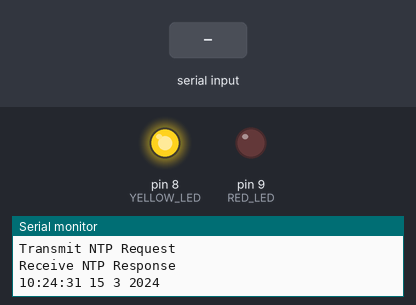
This sketch was run on a simulated Arduino Uno, built with avr-gcc and run on an emulated ATmega328P. Parts: output pins drawn as LEDs (lit = HIGH), the last lines printed to the serial monitor. The test bench sets the inputs (shaded band). WiFi joins after 1.5 s; servers stay silent unless stated.

Above: at 3.0 s.
3.1 s: "$GPRMC" received over the second serial link
At 4.3 s:
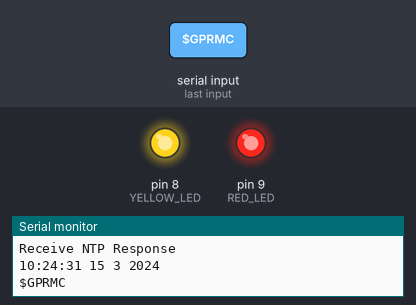
4.6 s: "*" received over the second serial link
At 5.6 s:
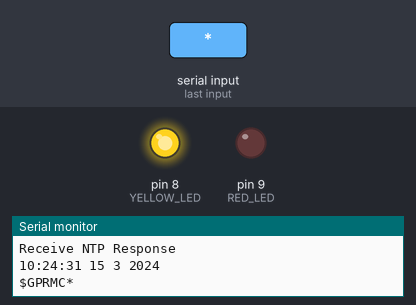
Timing chart, 0 to 7.6 s (numbered marks = the images above; inputs shaded):
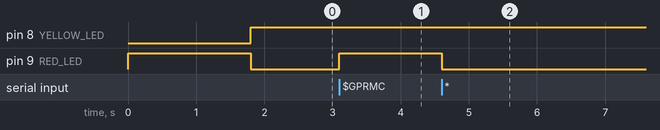

The sketch:

ubloxfastwakeup.ino.ino
```cpp
/*
 * Get time from NTP via ethernet
 * Create UBX-MGA-INI-TIME_UTC message and transmit to uBlox via SoftwareSerial
 * GPS lock is decided by analysing incoming GPRMC for validation field changing from V to A
 */

#include <TimeLib.h>
#include <Ethernet.h>
#include <EthernetUdp.h>
#include <SPI.h>
#include <SoftwareSerial.h>
#include <string.h>

#define RED_LED 9
#define YELLOW_LED 8
// UNO uses pins 11,12,13 for SPI, only 2,3 have interrupt capability
SoftwareSerial mySerial(2, 3); // RX, TX
byte mac[] = { 0xDE, 0xAD, 0xBE, 0xEF, 0xFE, 0xED };
// NTP Servers:
char timeServer[] = "time.nist.gov"; // time-a.timefreq.bldrdoc.gov
const int timeZone = 0;     // UTC
//const int timeZone = 1;     // Central European Time
//const int timeZone = -5;  // Eastern Standard Time (USA)
//const int timeZone = -4;  // Eastern Daylight Time (USA)
//const int timeZone = -8;  // Pacific Standard Time (USA)
//const int timeZone = -7;  // Pacific Daylight Time (USA)
bool sentUTC = false;


EthernetUDP Udp;
unsigned int localPort = 8888;  // local port to listen for UDP packets

#pragma pack(1)
struct sUBX_MGA_INI_TIME_UTC_payload {
  uint8_t type = 0x10;
  uint8_t r1 = 0;
  uint8_t ref = 0;
  uint8_t leapsec= -128;
  uint16_t year;
  uint8_t month;
  uint8_t day;
  uint8_t hour;
  uint8_t minute;
  uint8_t second;
  uint8_t r2;
  uint32_t ns = 0;
  uint16_t taccs = 0;
  uint16_t r3;
  uint32_t taccns = 0;
};
struct sUBX_MGA_INI_TIME_UTC
{
  uint8_t header0 = 0xb5;
  uint8_t header1 = 0x62;
  uint8_t classx = 0x13;
  uint8_t id = 0x40;
  uint16_t length = sizeof(struct sUBX_MGA_INI_TIME_UTC_payload);
  struct sUBX_MGA_INI_TIME_UTC_payload payload;
  uint8_t cka;
  uint8_t ckb;
} ubxmessage;
#pragma pack(0)

// adapted from ubloxM8 receiver description UBX checksum
#define CK_A Buffer[length-2]
#define CK_B Buffer[length-1]
void UBXchecksum(uint8_t *Buffer,int length)
{
  CK_A = 0;
  CK_B = 0;
  for (int I = 2; I< length-2;I++)
  {
    CK_A = CK_A + Buffer[I];
    CK_B = CK_B + CK_A;
  }
}

char NMEAbuffer[100];
int NMEAindex = 0;
bool NMEAstarted = false;
bool ValidityCheck(char c)
{
  bool rc = false;
  if (NMEAstarted)
  {
    // if reached end of sentence, start again
    if (c == '*' || c == 0x0d || c == 0x0a)
    {
      NMEAstarted = false;
      digitalWrite(RED_LED, LOW);
    }
    else
    {
      // add char to sentence
      NMEAbuffer[NMEAindex] = c;
      if (NMEAindex >= 5 && strncmp(NMEAbuffer,"$GPRMC",6) == 0)
      {
        // we have correct header, now check the reset
        // $GPRMC,tttttt.00,A
        rc = (NMEAindex == 17 && c == 'A');
      }
      NMEAindex++;
    }
  }
  else
  {
    if (c == '$')
    {
      NMEAstarted = true;
      NMEAindex = 1;
      NMEAbuffer[0] = c;
      digitalWrite(RED_LED, HIGH);
    }
  }
  return rc;
}
void setup()
{
  pinMode(RED_LED, OUTPUT);
  digitalWrite(RED_LED, HIGH);
  pinMode(YELLOW_LED, OUTPUT);
  digitalWrite(YELLOW_LED, LOW);
  Serial.begin(9600);
  while (!Serial) ; // Needed for Leonardo only
  delay(250);
  Serial.println("TimeNTP Example");
  if (Ethernet.begin(mac) == 0) {
    // no point in carrying on, so do nothing forevermore:
    while (1) {
      Serial.println("Failed to configure Ethernet using DHCP");
      delay(10000);
    }
  }
  Serial.print("IP number assigned by DHCP is ");
  Serial.println(Ethernet.localIP());
  Udp.begin(localPort);
  Serial.println("waiting for sync");
  setSyncProvider(getNtpTime);
  // set the data rate for the SoftwareSerial port
  mySerial.begin(9600);
//  mySerial.println("Hello, world?");
}

time_t prevDisplay = 0; // when the digital clock was displayed
unsigned long fractionalSec;

void loop()
{
  char c;
  if (timeStatus() != timeNotSet)
  {
    if (!sentUTC)
    {
      sentUTC = true;
      digitalWrite(YELLOW_LED,HIGH);
      digitalWrite(RED_LED,LOW);
      digitalClockDisplay();
      ubxmessage.payload.year = year();
      ubxmessage.payload.month = month();
      ubxmessage.payload.day = day();
      ubxmessage.payload.hour = hour();
      ubxmessage.payload.minute = minute();
      ubxmessage.payload.second = second();
      ubxmessage.payload.ns = fractionalSec;
      UBXchecksum((uint8_t *)&ubxmessage, sizeof(ubxmessage));
      mySerial.write((uint8_t *)&ubxmessage, sizeof(ubxmessage));
    }
  }
  if (mySerial.available())
  {
    c = mySerial.read();
    if (ValidityCheck(c))
       digitalWrite(YELLOW_LED, LOW);
    Serial.write(c);
  }
  if (Serial.available())
    mySerial.write(Serial.read());
}

void digitalClockDisplay(){
  // digital clock display of the time
  Serial.print(hour());
  printDigits(minute());
  printDigits(second());
  Serial.print(" ");
  Serial.print(day());
  Serial.print(" ");
  Serial.print(month());
  Serial.print(" ");
  Serial.print(year());
  Serial.println();
}

void printDigits(int digits){
  // utility for digital clock display: prints preceding colon and leading 0
  Serial.print(":");
  if(digits < 10)
    Serial.print('0');
  Serial.print(digits);
}

/*-------- NTP code ----------*/

const int NTP_PACKET_SIZE = 48; // NTP time is in the first 48 bytes of message
byte packetBuffer[NTP_PACKET_SIZE]; //buffer to hold incoming & outgoing packets

time_t getNtpTime()
{
  while (Udp.parsePacket() > 0) ; // discard any previously received packets
  Serial.println("Transmit NTP Request");
  sendNTPpacket(timeServer);
  uint32_t beginWait = millis();
  while (millis() - beginWait < 1500) {
    int size = Udp.parsePacket();
    if (size >= NTP_PACKET_SIZE) {
      Serial.println("Receive NTP Response");
      Udp.read(packetBuffer, NTP_PACKET_SIZE);  // read packet into the buffer
      unsigned long secsSince1900;
      // convert four bytes starting at location 40 to a long integer
      secsSince1900 =  (unsigned long)packetBuffer[40] << 24;
      secsSince1900 |= (unsigned long)packetBuffer[41] << 16;
      secsSince1900 |= (unsigned long)packetBuffer[42] << 8;
      secsSince1900 |= (unsigned long)packetBuffer[43];
      // convert four bytes starting at location 40 to a long integer
      fractionalSec =  (unsigned long)packetBuffer[44] << 24;
      fractionalSec |= (unsigned long)packetBuffer[45] << 16;
      fractionalSec |= (unsigned long)packetBuffer[46] << 8;
      fractionalSec |= (unsigned long)packetBuffer[47];
 //     digitalWrite(YELLOW_LED,HIGH);
   //   digitalWrite(RED_LED,LOW);
      return secsSince1900 - 2208988800UL + timeZone * SECS_PER_HOUR;
    }
  }
 // digitalWrite(YELLOW_LED,LOW);
  //digitalWrite(RED_LED,HIGH);
  Serial.println("No NTP Response :-(");
  return 0; // return 0 if unable to get the time
}

// send an NTP request to the time server at the given address
//void sendNTPpacket(IPAddress &address)
void sendNTPpacket(char* address)
{
  // set all bytes in the buffer to 0
  memset(packetBuffer, 0, NTP_PACKET_SIZE);
  // Initialize values needed to form NTP request
  // (see URL above for details on the packets)
  packetBuffer[0] = 0b11100011;   // LI, Version, Mode
  packetBuffer[1] = 0;     // Stratum, or type of clock
  packetBuffer[2] = 6;     // Polling Interval
  packetBuffer[3] = 0xEC;  // Peer Clock Precision
  // 8 bytes of zero for Root Delay & Root Dispersion
  packetBuffer[12]  = 49;
  packetBuffer[13]  = 0x4E;
  packetBuffer[14]  = 49;
  packetBuffer[15]  = 52;
  // all NTP fields have been given values, now
  // you can send a packet requesting a timestamp:
  Udp.beginPacket(address, 123); //NTP requests are to port 123
  Udp.write(packetBuffer, NTP_PACKET_SIZE);
  Udp.endPacket();
}
```

Measured:
- after the input at 3.1 s, pin 9 (RED_LED): LOW → HIGH at once
- after the input at 4.6 s, pin 9 (RED_LED): HIGH → LOW at once
